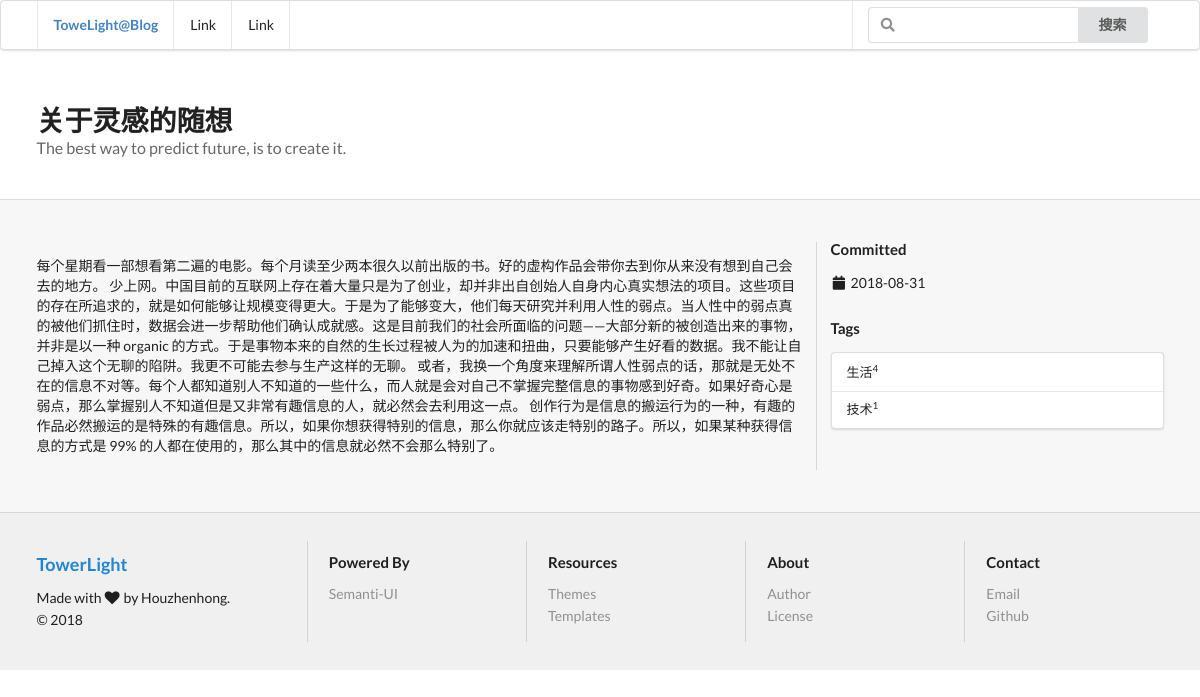
The app's page /detail/2 with its own data.
### blogapp/models.py (models this page shows, shortened)
class Article(models.Model):
    title = models.CharField('标题', null=True, blank=True, max_length=50)
    content = models.TextField('正文', null=True, blank=True, max_length=10000)
    tag = models.ManyToManyField('Tag', verbose_name='标签集合', blank=True)
    add_date = models.DateTimeField('保存日期', default=timezone.now)

class Tag(models.Model):
    name = models.CharField('标签名', max_length=30)

### blogapp/views.py (the view)
# urls.py: path('detail/<int:post>', detail, name='detail'),
def detail(request, post):
    context = {}
    context['article_str'] = Article.objects.filter(id=post)
    context['tag_list'] = Tag.objects.annotate(num_posts=Count('article'))
    return render(request, 'detail.html', context)

### blogapp/templates/detail.html (shortened to what this page needs)
<!DOCTYPE html>
{% load staticfiles %}
<html>
<head>
    <link href="https://cdn.bootcss.com/semantic-ui/2.3.1/semantic.min.css" rel="stylesheet">
    <link href="{% static 'costom.css' %}" rel="stylesheet">
</head>
<body>
    <div class="pusher">
        <div class="ui menu">
            <div class="ui container">
                <div class="header item"><a href="/">ToweLight@Blog</a></div>
                <a class="item">Link</a>
                <a class="item">Link</a>
                <div class="right menu">
                    <div class="item">
                        <div class="ui action left icon input">
                        <input type="text" placeholder="">
                        <button class="ui button">搜索</button>
                        </div>
                    </div>
                </div>
            </div>
        </div>
        <div class="ui vertical stripe segment">
            <div class="ui container">
                <h1 class="ui header">
                    {% for article in article_str %}
                        {{ article.title }}
                    {% endfor %}
                <div class="sub header quote">The best way to predict future, is to create it.</div>
                </h1>
            </div>
        </div>
        <div class="ui vertical stripe segment blog">
            <div class="ui divided grid stackable container">
                <div class="row">
                    <article class="eleven wide column">
					<div class="ui vertical segment">
                    {% for article in article_str %}
						<p>{{ article.content }}</p>
                    {% endfor %}
                    </div>
                    </article>
                    <aside class="five wide column">
                        <div class="ui small header">
                            Committed
                        </div>
                        <date><i class="calendar icon"></i>{% for article in article_str %}{{ article.add_date|date:"Y-m-d" }}{% endfor %}</date>
                    	<div class="ui small header">
                          	Tags
                        </div>
                        <div class="ui small vertical fluid menu">
							{% for tag in tag_list %}
								<a class="item" href="{% url 'tag' tag.id %}">{{ tag.name }}<sup>{{ tag.num_posts }}</sup></a>
							{% endfor %}
                        </div>
                    </aside>
                </div>
            </div>
		</div>
		<footer>
			<div class="ui vertical stripe segment">
				<div class="ui container">
					<div class="ui stackable relaxed divided grid">
						<div class="four wide column">
							<h3 class="ui blue header">
								TowerLight
							</h3>
							<div class="ui list">
								<div class="item">
									Made with <i class="heart icon"></i> by Houzhenhong.
								</div>
								<div class="item">
									© 2018
								</div>
							</div>
						</div>
						<div class="three wide column">
							<h4 class="ui header">
								Powered By
							</h4>
							<div class="ui link list">
								<a class="item" href="https://semantic-ui.com" target="_blank">Semanti-UI</a>
							</div>
						</div>
						<div class="three wide column">
							<h4 class="ui header">
								Resources
							</h4>
							<div class="ui link list">
								<a class="item" href="http://semantic-ui-forest.com/themes" target="_blank">Themes</a><a class="item" href="http://semantic-ui-forest.com/templates" target="_blank">Templates</a>
							</div>
						</div>
						<div class="three wide column">
							<h4 class="ui header">
								About
							</h4>
							<div class="ui link list">
								<a class="item" href="https://github.com/semantic-ui-forest/semantic-ui-forest/graphs/contributors" target="_blank">Author</a>
								<a class="item" href="https://github.com/semantic-ui-forest/semantic-ui-forest/blob/master/LICENSE" target="_blank">License</a>
							</div>
						</div>
						<div class="three wide column">
							<h4 class="ui header">
								Contact
							</h4>
							<div class="ui link list">
								<a class="item" href="mailto:semantic-ui-forest@pptype.com">Email</a><a class="item" href="https://github.com/semantic-ui-forest" target="_blank">Github</a>
							</div>
						</div>
					</div>
				</div>
			</div>
		</footer>
	</div>
</body>
</html>

### blogapp/static/costom.css (style rules this page uses)
body { -webkit-font-smoothing: antialiased; -moz-osx-font-smoothing: grayscale; text-rendering: optimizeLegibility; background-image: url("http://semantic-ui-forest.com/static/images/common/snow.png") !important; background-repeat: repeat !important; }
body .ui.menu { background: none; }
.ui.vertical.stripe.segment { padding: 3rem 0; }
.ui.vertical.stripe.segment.blog { background-color: rgba(0, 0, 0, 0.03); }
footer > .ui.vertical.stripe.segment { background-color: rgba(0, 0, 0, 0.06); }

### records on screen
Article: title "关于灵感的随想", content "每个星期看一部想看第二遍的电影。每个月读至少两本很久以前出版的书。好的虚构作品会带你去到你从来没有想到自己会去的地方。 少上网。中国目前的互联网上存在着大量只是为了创业，却并非出自创始人自身内心真实想法的项目。这些项目的存在所追求的，就是如何能够让规模变得更大。于是为了能够变大，他们每天研究并利用人性的弱点。当人性中的弱点真的被他们抓住时，数据会进一步帮助他们确认成就感。这是目前我们的社会所面临的问题——大部分新的被创造出来的事物，并非是以一种 organic 的方式。于是事物本来的自然的生长过程被人为的加速和扭曲，只要能够产生好看的数据。我不能让自己掉入这个无聊的陷阱。我更不可能去参与生产这样的无聊。 或者，我换一个角度来理解所谓人性弱点的话，那就是无处不在的信息不对等。每个人都知道别人不知道的一些什么，而人就是会对自己不掌握完整信息的事物感到好奇。如果好奇心是弱点，那么掌握别人不知道但是又非常有趣信息的人，就必然会去利用这一点。 创作行为是信息的搬运行为的一种，有趣的作品必然搬运的是特殊的有趣信息。所以，如果你想获得特别的信息，那么你就应该走特别的路子。所以，如果某种获得信息的方式是 99% 的人都在使用的，那么其中的信息就必然不会那么特别了。", add_date "2018-08-31"
Tag: name "生活", num_posts "4"
Tag: name "技术", num_posts "1"
